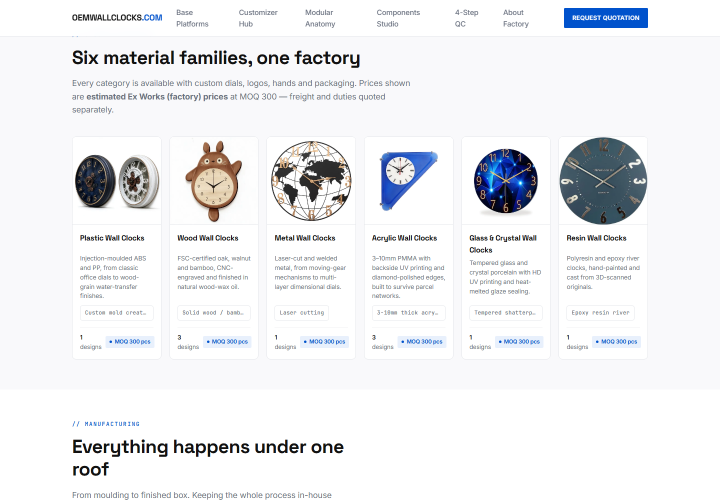
#> input picture scripts/.m5.png, 1440 x 1000 px, given in place of 展台A.jpg, which was not available (shown at 1/2 size)
$ python prep-factory-images.py .m5.png
#> lines starting #> are read from the running program, lines starting #| are printed output that depends on the picture; pictures that were not available may be replaced by others from this repository, and a replacement may not be noted
"""
Cut the showroom photos into one panorama and size the business licence
for the page.

The sources are phone captures, and they are mixed: four are 1080x1920
portrait, two are 1920x1080 and 1440x810 landscape, and the licence is
4624x3472. Served as-is the page would carry five aspect ratios and about
8 MB, so each one is cropped once to the ratio it is displayed at.

Two files come out of this and both are used:

    showroom-banner.jpg   the six showroom shots stitched side by side
    business-license.jpg  the licence, on the quality page

The individual showroom frames and the workshop stills are not kept. The
six showroom angles read as one room when joined and as six unrelated
listings when separated, so only the joined version ships. Run with
--all to regenerate the intermediates if that changes.

Usage: python scripts/prep-factory-images.py
"""
from PIL import Image, ImageOps
import os
import sys

SRC = r"D:/website/workbuddy/资料"
OUT = r"D:/website/workbuddy/badoudao-cms/public/media/factory"
os.makedirs(OUT, exist_ok=True)

SHOWROOM = [
    "展台A.jpg",
    "展台B.jpg",
    "展台C.jpg",
    "展台E.jpg",
    "展台F.jpg",
    "展台H.jpg",
]

WORKSHOP = [
    "工厂实拍.MP4_20261013_000753.953.jpg",
    "工厂实拍.MP4_20261013_000805.593.jpg",
    "工厂实拍.MP4_20261013_000817.580.jpg",
]

LICENSE = "营业执照.jpg"


def open_rgb(name):
#> called with name = '展台A.jpg'
    im = Image.open(os.path.join(SRC, name))
#> im is the input picture: PIL image 1440x1000 RGB; mean R, G, B 237, 238, 240.5
    return ImageOps.exif_transpose(im).convert("RGB")


def crop_to_ratio(im, ratio, bias=0.42):
    """Centre-crop to `ratio`, `bias` deciding where the crop sits vertically.

    Smart crop is tempting and wrong here: the subject is a wall of clocks
    filling the frame, so an entropy-based crop chases contrast and cuts
    half the shelf away. The subject is the shelf.

    The vertical bias sits slightly above centre because the clocks are at
    eye level in these frames and a true centre lands a little low.
    """
#> called with ratio = 0.75, bias = 0.42
    w, h = im.size
#> w = 1440; h = 1000
    target_h = int(w / ratio)
#> target_h = 1920

    if target_h <= h:
        new_w = int(h * ratio)
        left = (w - new_w) // 2
        return im.crop((left, 0, left + new_w, h))

    top = int((h - target_h) * bias)
#> top = -386
    return im.crop((0, top, w, top + target_h))
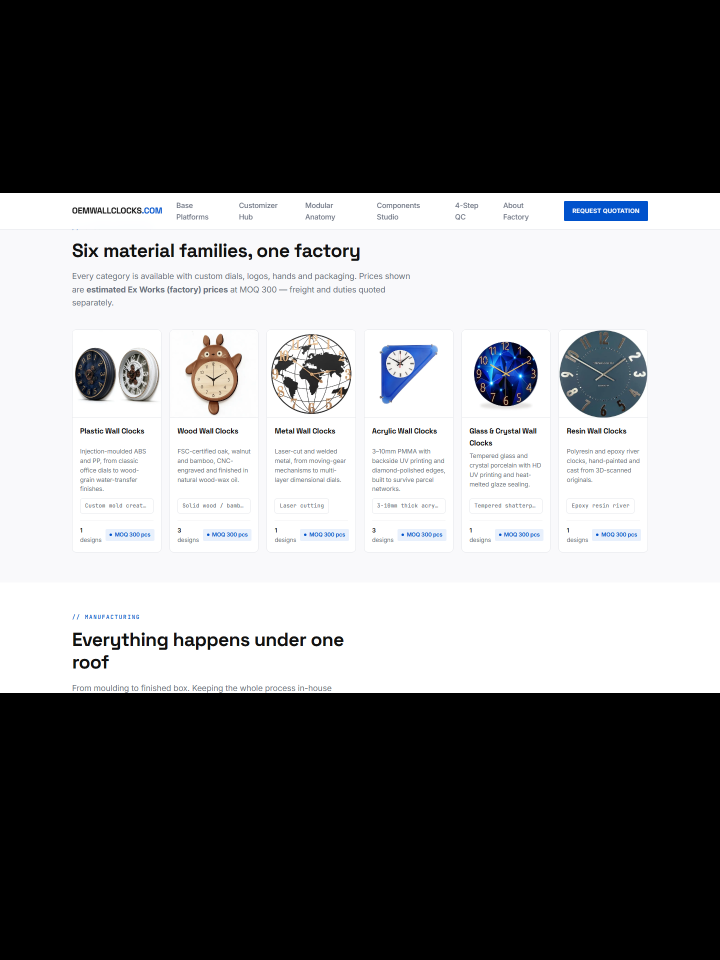
#> returned value: PIL image 1440x1920 RGB (shown at 1/2 size); mean R, G, B 123.4, 123.9, 125.2


def save(im, name, quality=82):
    path = os.path.join(OUT, name)
    im.save(path, "JPEG", quality=quality, optimize=True, progressive=True)
    return path, im.size, os.path.getsize(path) / 1024


def banner():
    """Join the six showroom shots into one wide strip.

    Mixed portrait and landscape sources cannot sit side by side without
    either letterboxing them to grey bars or cropping most of a frame away.
    Cropping each to a common portrait ratio first turns the row into a
    continuous run of shelving, which is what the room looks like when you
    walk down it.
    """
    tiles = []
    for name in SHOWROOM:
        im = crop_to_ratio(open_rgb(name), 0.75)
        tiles.append(im.resize((480, 640), Image.LANCZOS))
#> pass 2 of the loop in banner, `for name in SHOWROOM:`:
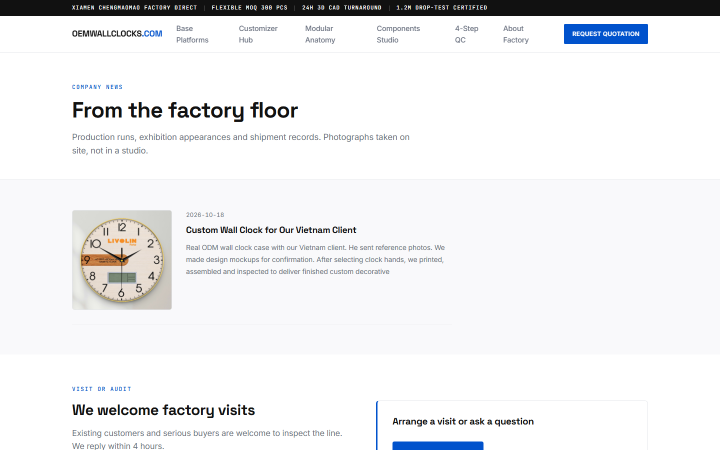
#> input picture scripts/.news.png, 1440 x 900 px, given in place of 展台B.jpg, which was not available (shown at 1/2 size)
#> in open_rgb, im is the input picture: PIL image 1440x900 RGB; mean R, G, B 237.7, 238.2, 239.5
#> h = 900
#> top = -428
#> in crop_to_ratio (call 2), `return im.crop((0, top, w, top + target_h))`:
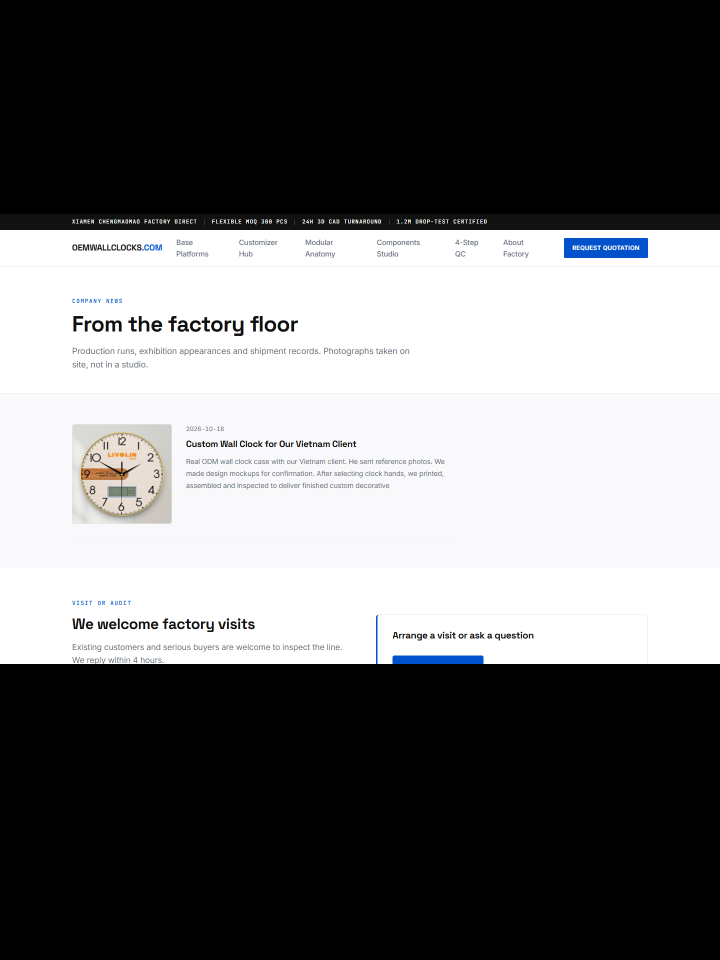
#> returned value: PIL image 1440x1920 RGB (shown at 1/2 size); mean R, G, B 111.4, 111.6, 112.3

    gap = 8
    total_w = sum(t.width for t in tiles) + gap * (len(tiles) - 1)
    strip = Image.new("RGB", (total_w, 640), "#ffffff")

    x = 0
    for t in tiles:
        strip.paste(t, (x, 0))
        x += t.width + gap

    # 1600px wide loads quickly on a phone, which is where most of the
    # traffic is; the source frames are each larger than the whole strip.
    final_w = 1600
    strip = strip.resize(
        (final_w, int(640 * final_w / total_w)), Image.LANCZOS
    )
    return save(strip, "showroom-banner.jpg")


def license_image():
    im = open_rgb(LICENSE)
    # 1000px is legible when clicked through and light enough to load
    # inline; the 4624px original is 4 MB for no benefit.
    im = im.resize((1000, int(1000 * im.height / im.width)), Image.LANCZOS)
    return save(im, "business-license.jpg", quality=88)


def intermediates():
    """The individual frames, kept out of the site but regenerable."""
    out = []
    for name, slug in zip(SHOWROOM, ["a", "b", "c", "e", "f", "h"]):
        im = crop_to_ratio(open_rgb(name), 4 / 3).resize((900, 675), Image.LANCZOS)
        out.append(save(im, f"showroom-{slug}.jpg"))
    for name, slug in zip(WORKSHOP, ["1", "2", "3"]):
        im = crop_to_ratio(open_rgb(name), 4 / 3).resize((1000, 750), Image.LANCZOS)
        out.append(save(im, f"workshop-{slug}.jpg"))
    return out


if __name__ == "__main__":
    print("=== 展厅横幅 ===")
#> (the run stopped early here; a loop or call above may not have finished)
